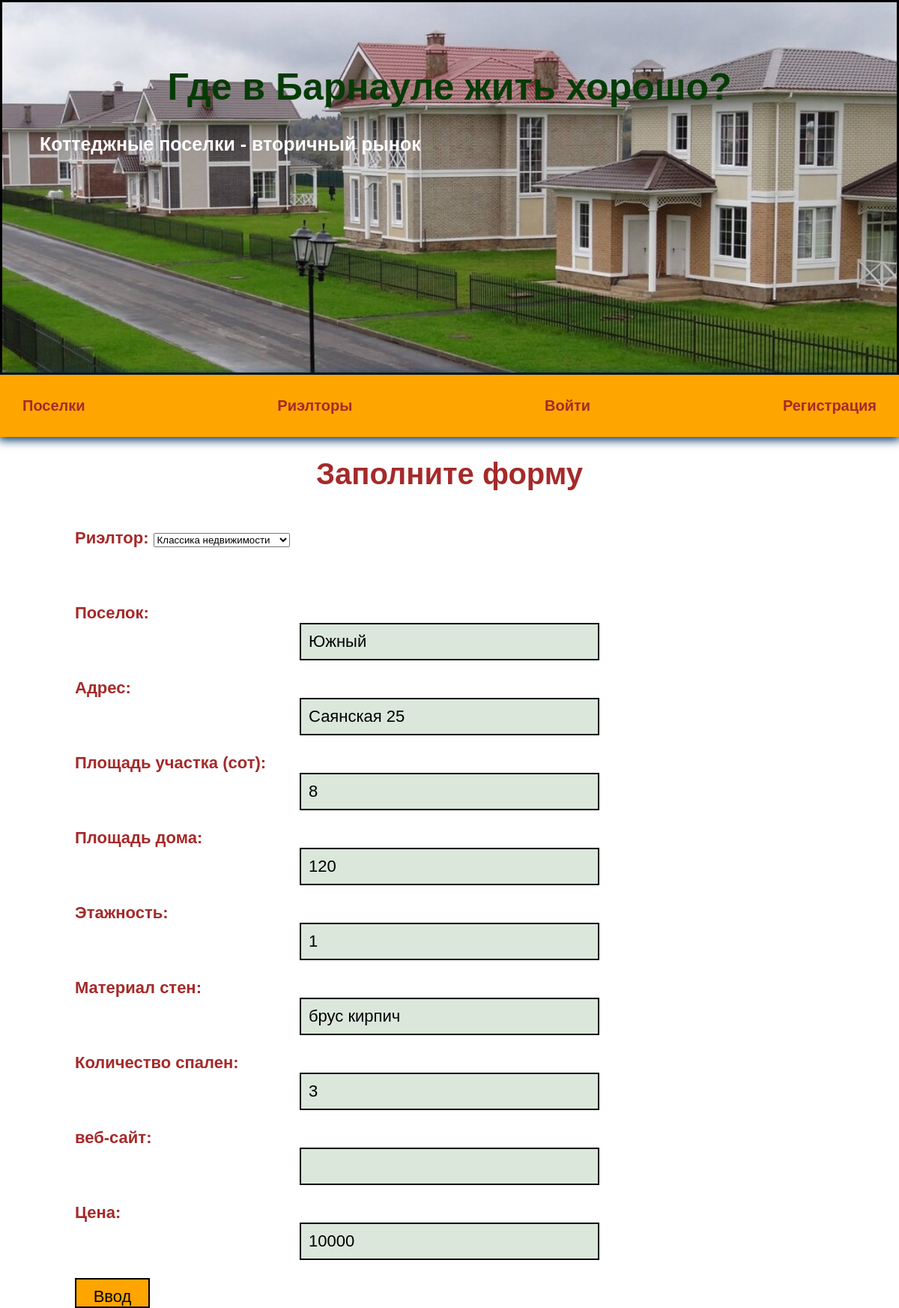
Page /realtors/update_cottage/40/ on the earlier database version.
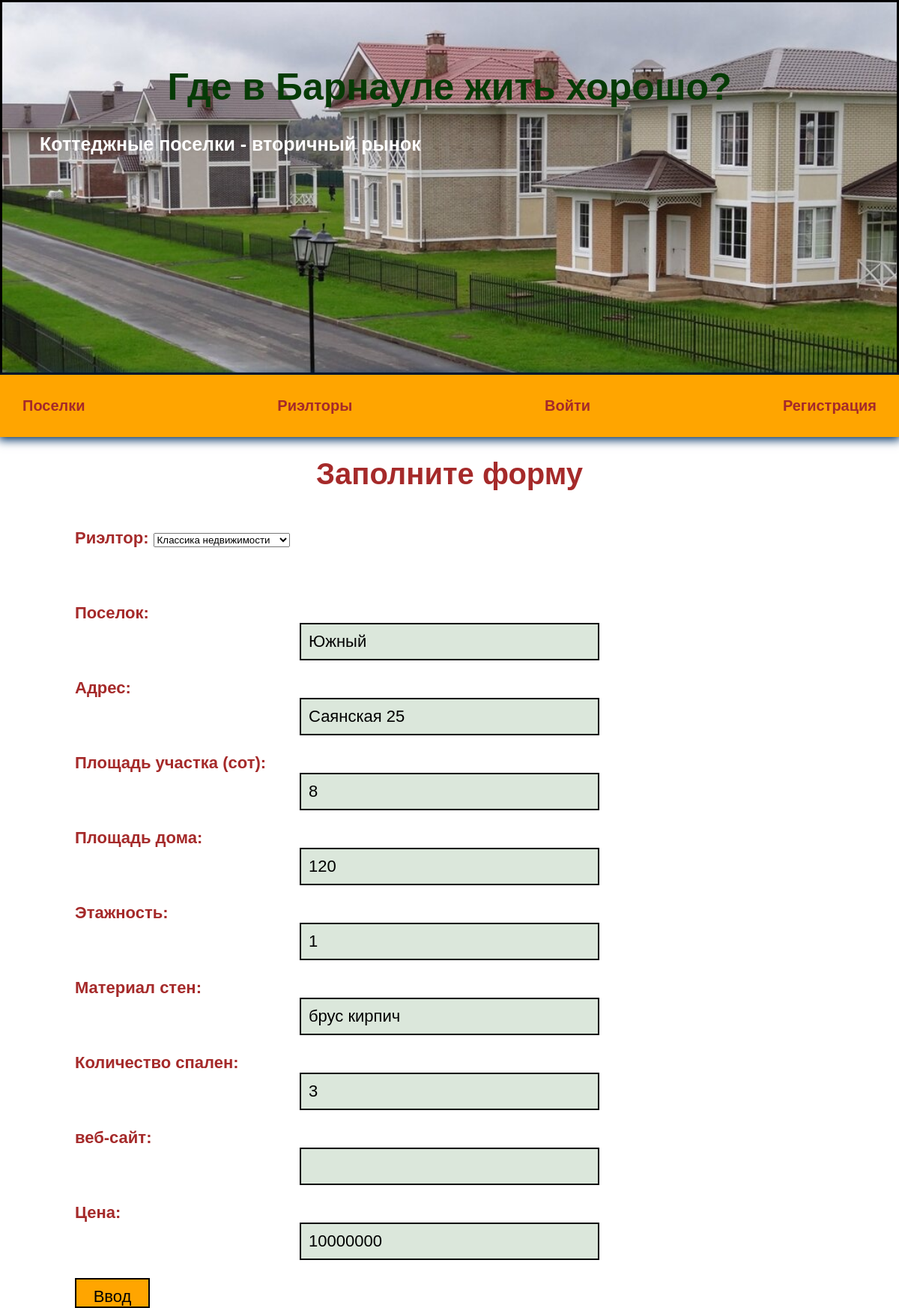
Same page on the later database version.
### realtors/models.py (models this page shows, shortened)
class Cottage(models.Model):
    rlt = models.ForeignKey(Realtor, on_delete=models.CASCADE)
    village = models.CharField(max_length=100)
    adress = models.CharField(max_length=200)
    land_area = models.IntegerField(default=0)
    house_area = models.IntegerField(default=0)
    floors = models.IntegerField(default=1)
    walls = models.CharField(max_length=100)
    bedrooms = models.IntegerField(default=1)
    web_site = models.CharField(max_length=200, blank=True)
    price = models.IntegerField(default=0)
    class Meta:
        verbose_name = 'коттедж'
        verbose_name_plural = 'коттеджи'

### realtors/views.py (the view)
# urls.py: path('update_cottage/<str:pk>/', views.update_cottage, name="update_cottage"),
def update_cottage(request,pk):
    cottage = Cottage.objects.get(id=pk)
    form = CottageForm(instance=cottage)
    if request.method == "POST":
        form = CottageForm(request.POST,instance=cottage)
        print(form)
        if form.is_valid():
            form.save()
            return redirect('realtor', pk=cottage.rlt.id)
    context = {'form': form,
               'cottage': cottage}
    return render(request, 'realtors/form-cottage.html', context)

### realtors/forms.py
class CottageForm(ModelForm):
    class Meta():
        model = Cottage
        fields = ['rlt', 'village', 'adress', 'land_area', 'house_area', 'floors', 'walls', 'bedrooms', 'web_site', 'price']
        labels = {
            'rlt': 'Риэлтор',
            'village': 'Поселок',
            'adress': 'Адрес',
            'land_area': 'Площадь участка (сот)',
            'house_area': 'Площадь дома',
            'floors': 'Этажность',
            'walls': 'Материал стен',
            'bedrooms': 'Количество спален',
            'web_site': 'веб-сайт',
            'price': 'Цена'
        }

### realtors/models.py (called while the page is built)
    def __str__(self):
        return self.title

### realtors/templates/realtors/form-cottage.html (shortened to what this page needs)
{% extends 'villages/base.html' %}
{% block content %}
<h1>Заполните форму</h1>
<form class="form" method="post">
    {% for field in form %}
    <div class="form__field">
        <label for="formInput#text">{{ field.label }}: </label>
            {{ field }}
    </div>
    {% endfor %}
    <input class="cottage-input" type="submit" value="Ввод">
</form>
{% endblock %}

Differences in the rows shown:
changed Cottage "Классика недвижимости": price "10000" → "10000000"
